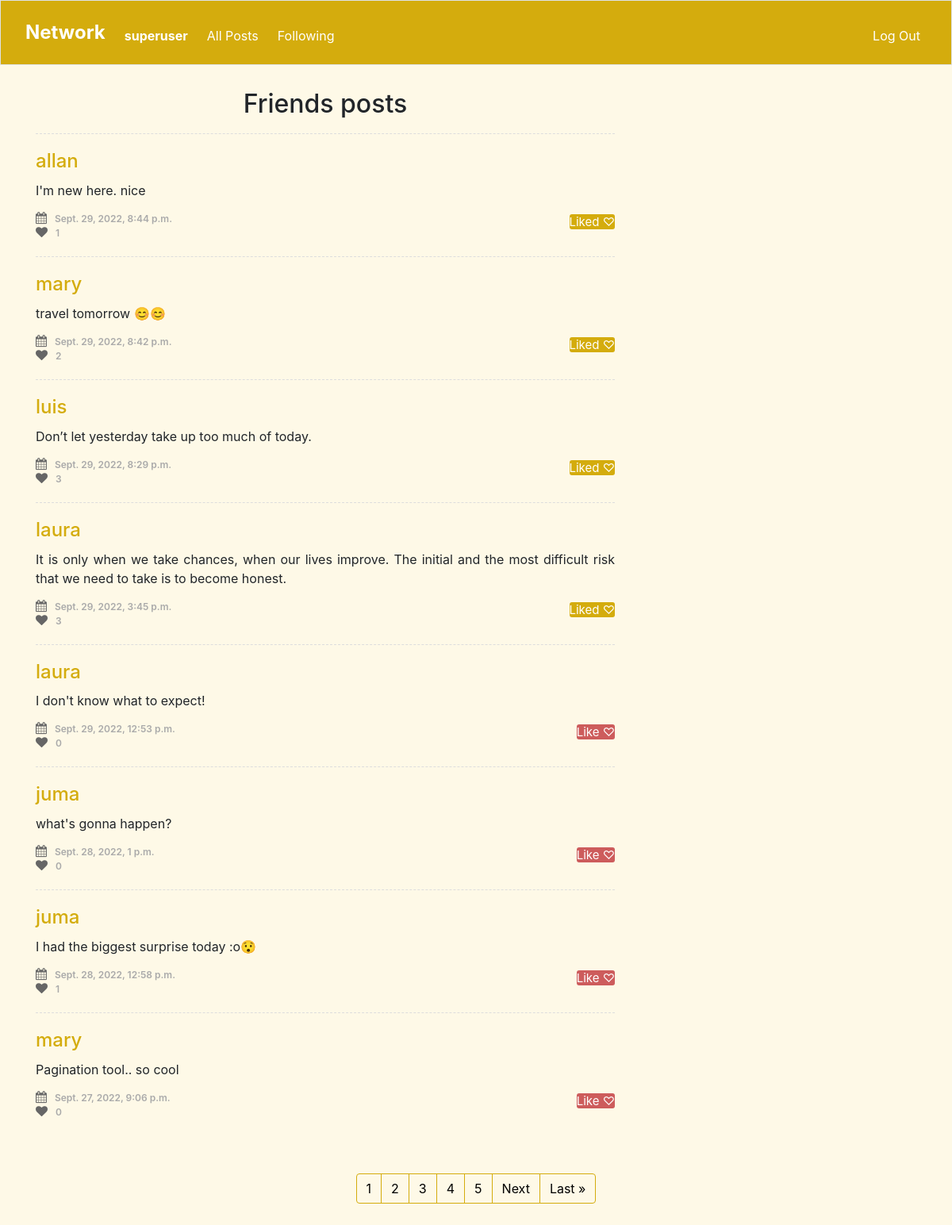
/ (signed in), run on the app's committed database.
### network/models.py (models this page shows, shortened)
class User(AbstractUser):
    pass

class Posts(models.Model):
    id = models.IntegerField(primary_key=True, editable=False)
    data = models.DateTimeField(default=datetime.datetime.now)
    texto = models.CharField(max_length=900)
    dono = models.ForeignKey(User, on_delete=models.CASCADE, related_name="user_postou")
    likes = models.ManyToManyField(User, related_name="like", default=None, blank=True)
    like_count = models.BigIntegerField(default="0")

### network/views.py (the view)
# urls.py: path("", views.index, name="index"),
@login_required(login_url="/login")  # redirect when user is not logged in
def index(request):
    if request.method == "GET":
        current_user = request.user
        seguindo = Followers.objects.filter(conta=current_user.id).values(
            "seguindo_id",
        )
        lista_de_ids = []
        for i in range(len(seguindo)):
            lista_de_ids.append(seguindo[i]["seguindo_id"])
        contents = Posts.objects.all()
        already_liked = []
        id = request.user.id
        for content in contents:
            if content.likes.filter(id=id).exists():
                already_liked.append(content.id)
        data = (
            Posts.objects.filter(dono__in=lista_de_ids)
            .order_by("-data")
            .values("texto", "data", "dono_id__username", "dono", "like_count", "id")
        )
        p = Paginator(data, 8)
        page = request.GET.get("page")
        todas = p.get_page(page)
        nums = " " * todas.paginator.num_pages
        return render(
            request,
            "network/timeline.html",
            {
                "usuario": current_user,
                "data": data,
                "already_liked": already_liked,
                "todas": todas,
                "nums": nums,
            },
        )

### network/templates/network/timeline.html (shortened to what this page needs)
{% extends "network/layout.html" %}
{% block body %}
    <section class="content-item" id="comments">
        <div class="container">
            <div class="row">
                <div class="col-sm-8">
                    <h2 style="padding-top:0px;">Friends posts</h2>
                    {% for item in todas %}
                    <div class="media">
                        <div class="media-body">
                            <h4><a href="{% url 'profile' item.dono %}">{{item.dono_id__username}}</a></h4>
                            <p>{{item.texto}}</p>
                            <ul class="list-unstyled list-inline media-detail pull-left">
                                <li><i class="fa fa-calendar"></i>{{item.data}}</li>
                                <li><i class="fa fa-heart"></i><span id="like_count" class="{{item.id}}" value="{{item.like_count}}">{{item.like_count}}</span></li>
                            </ul>
                            {% if user.is_authenticated %}
                            <ul class="list-unstyled list-inline media-detail pull-right">
                                {% if item.id in already_liked %}
                                        <a name="{{item.id}}" class="btn-secondary like-review" id="co" style="background-color:#D4AC0D;">Liked ♡</a>
                                    {% else %}
                                        <a name="{{item.id}}" class="btn-secondary like-review" id="co">Like ♡ </a>
                                    {% endif %}
                            </ul>
                            {% endif %}
                        </div>
                    </div>
                    {% endfor %}
                </div>
            </div>
            <br><br>
        </div>
        <nav aria-label="Page navigation example">
            <ul class="pagination justify-content-center">
          {% for i in nums %}
              <li class="page-item"><a class="page-link" href="?page={{ forloop.counter }}" style="background-color:#FEF9E7; color:black; border-color:#D4AC0D;">{{ forloop.counter }}</a></li>
          {% endfor %}
          {% if todas.has_next %}
              <li class="page-item"><a class="page-link" href="?page={{ todas.next_page_number }}" style="background-color:#FEF9E7; color:black; border-color:#D4AC0D;">Next</a></li>
              <li class="page-item"><a class="page-link" href="?page={{ todas.paginator.num_pages }}" style="background-color:#FEF9E7; color:black; border-color:#D4AC0D;">Last &raquo</a></li>
          {% endif %}
           </ul>
          </nav>
          <br/>
    </section>
{% endblock %}

### network/templates/network/layout.html (shortened to what this page needs)
{% load static %}
<!DOCTYPE html>
<html lang="en">
    <head>
        <link rel="stylesheet" href="https://stackpath.bootstrapcdn.com/bootstrap/4.4.1/css/bootstrap.min.css">
        <link href="{% static 'network/styles.css' %}" rel="stylesheet">
        <link rel="stylesheet" href="https://stackpath.bootstrapcdn.com/bootstrap/4.5.0/css/bootstrap.min.css">
        <link rel="stylesheet" href="https://maxcdn.bootstrapcdn.com/font-awesome/4.7.0/css/font-awesome.min.css">
    </head>
    <body style="background-color: #FEF9E7; padding: 0px;">
        <nav class="border navbar navbar-expand-md navbar-light sticky-top" style="background-color:#D4AC0D;">
            <div class="container-fluid">
                <a class="navbar-brand" href="{% url 'index' %}"><span class="logo" style="color:#fff; font-size:120%">
                    <b>Network</b></span>
                </a>
            <div class="collapse navbar-collapse" id="navbar">
                {% if user.is_authenticated %}
                <ul class="navbar-nav me-auto mt-2">
                    <li class="nav-item"><a class="nav-link" href="{% url 'profile' user.id %}" style="color:white;"><strong>{{ user.username }}</strong></a></li>
                </ul>
                {% endif %}
                <ul class="navbar-nav me-auto mt-2">
                    <li class="nav-link"><a class="nav-link" href="{% url 'all' %}" style="color:white;">All Posts</a></li>
                </ul>
                {% if user.is_authenticated %}
                    <ul class="navbar-nav me-auto mt-2">
                        <li class="nav-item"><a class="nav-link" href="{% url 'following' %}" style="color:white;">Following</a></li>
                    </ul>
                    <ul class="navbar-nav ml-auto mt-2">
                        <li class="nav-item"><a class="nav-link" href="{% url 'logout' %}" style="color:white;">Log Out</a></li>
                    </ul>
                {% else %}
                    <ul class="navbar-nav ml-auto mt-2">
                        <li class="nav-item"><a class="nav-link" href="{% url 'register' %}" style="color:white;">Register</a></li>
                        <li class="nav-item"><a class="nav-link" href="{% url 'login' %}" style="color:white;">Log In</a></li>
                    </ul>
                {% endif %}
                </div>
            </div>
          </nav>
        <div class="body">
            {% block body %}
            {% endblock %}
        </div>
    </body>
</html>

### network/templates/network/layout.html (style rules this page uses)
h2 { text-align:center; padding-top:10px; padding-bottom:10px; }

### network/templates/network/timeline.html (style rules this page uses)
.content-item { padding:30px 0; }
#comments .media { border-top:1px dashed #DDDDDD; padding:20px 0; margin:0; }
#comments .media h4 { margin:0 0 10px; }
#comments .media h4 a { color:#D4AC0D; }
#comments .media p { margin-bottom:15px; text-align:justify; }
#comments .media-detail { margin:0; }
#comments .media-detail li { color:#AAAAAA; font-size:12px; padding-right: 10px; font-weight:600; }
#comments .media-detail .btn-secondary { text-align: center; background: #CD5C5C; border-radius: 3px; font-size: 15px; cursor: pointer; border: none; outline: none; color: white; text-decoration: none; -webkit-transition: 0.3s ease; transition: 0.3s ease; }
#comments .media-detail li:last-child { padding-right:0; }
#comments .media-detail li i { color:#666666; font-size:15px; margin-right:10px; }

### data on the page
User: username "superuser"
Posts: dono_id__username "allan", texto "I'm new here. nice", data "Sept. 29, 2022, 8:44 p.m.", like_count "1"
Posts: dono_id__username "mary", texto "travel tomorrow 😊😊", data "Sept. 29, 2022, 8:42 p.m.", like_count "2"
Posts: dono_id__username "luis", texto "Don’t let yesterday take up too much of today.", data "Sept. 29, 2022, 8:29 p.m.", like_count "3"
Posts: dono_id__username "laura", texto "It is only when we take chances, when our lives improve. The initial and the most difficult risk that we need to take is to become honest.", data "Sept. 29, 2022, 3:45 p.m.", like_count "3"
Posts: dono_id__username "laura", texto "I don't know what to expect!", data "Sept. 29, 2022, 12:53 p.m.", like_count "0"
Posts: dono_id__username "juma", texto "what's gonna happen?", data "Sept. 28, 2022, 1 p.m.", like_count "0"
Posts: dono_id__username "juma", texto "I had the biggest surprise today :o😯", data "Sept. 28, 2022, 12:58 p.m.", like_count "1"
Posts: dono_id__username "mary", texto "Pagination tool.. so cool", data "Sept. 27, 2022, 9:06 p.m.", like_count "0"
